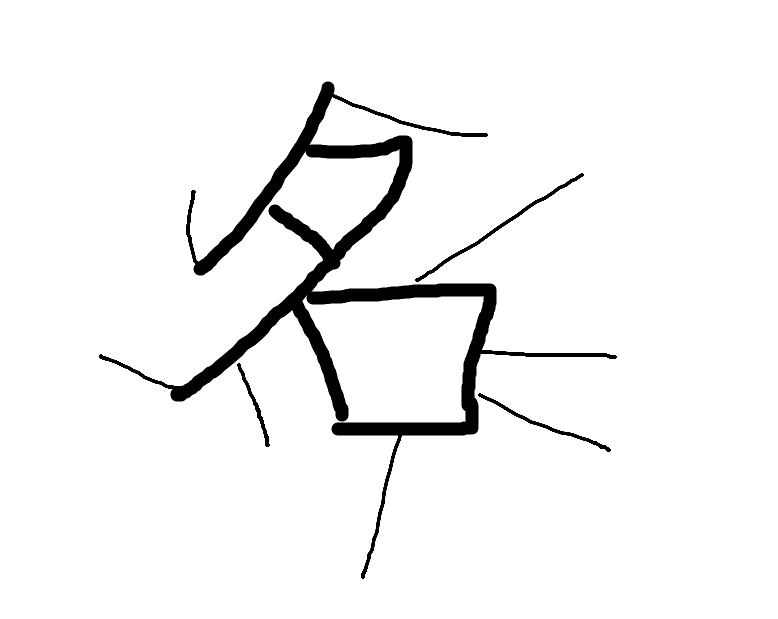
#> input picture ceshi4.png, 778 x 619 px
$ jupyter execute '4.3开运算和闭运算.ipynb'
#> lines starting #> are read from the running program, lines starting #| are printed output that depends on the picture
[cell 1]
import cv2
import numpy as np

img = cv2.imread('ceshi4.png', 0)
#> img is the input picture: shape (619, 778); min 0, max 255, mean 243.5
kernel = np.ones((5, 5), np.uint8)

#开运算：先腐蚀后膨胀
opening = cv2.morphologyEx(img, cv2.MORPH_OPEN, kernel)

#先膨胀后腐蚀
closing = cv2.morphologyEx(img, cv2.MORPH_CLOSE, kernel)

#显示对比
cv2.imread('Original', img)
cv2.imread('Opening', opening)
cv2.imread('Closing', closing)
cv2.waitKey(0)
cv2.destroyAllWindows()

[cell 2]
import cv2
import numpy as np
import matplotlib.pyplot as plt

img = cv2.imread('ceshi4.png', 0)
kernel = np.ones((5, 5), np.uint8)
img = cv2.bitwise_not(img)
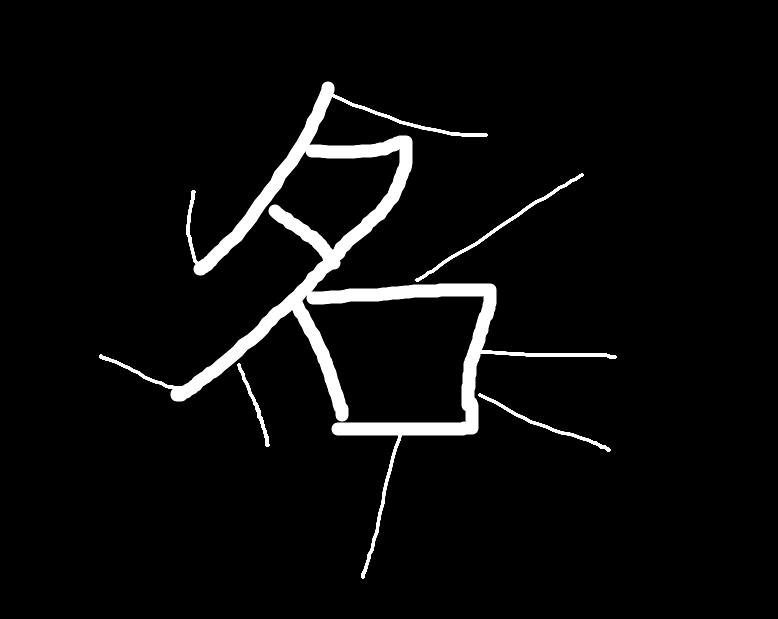
#> img: shape (619, 778); min 0, max 255, mean 11.5
#开运算：先腐蚀后膨胀
opening = cv2.morphologyEx(img, cv2.MORPH_OPEN, kernel)

#先膨胀后腐蚀
closing = cv2.morphologyEx(img, cv2.MORPH_CLOSE, kernel)

#显示对比
fig, axes = plt.subplots(1, 3, figsize=(15,10))
axes[0].imshow(img)
axes[0].set_title("Original")
axes[0].axis('off')

axes[1].imshow(opening)
axes[1].set_title("Opening")
axes[1].axis('off')

axes[2].imshow(closing)
axes[2].set_title("Closing")
axes[2].axis('off')

plt.tight_layout()
plt.show()
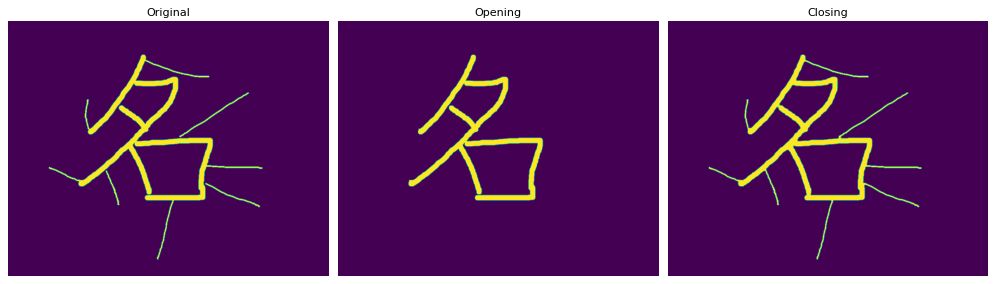
#> figure drawn by matplotlib, 3 panels
# [5 lines of commented-out code are left out]
